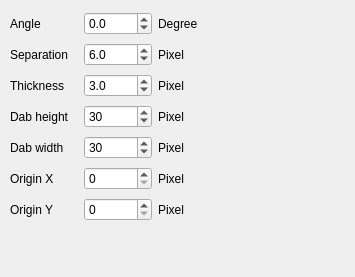
<?xml version="1.0" encoding="UTF-8"?>
<ui version="4.0">
 <class>NewHatchingOptions</class>
 <widget class="QWidget" name="NewHatchingOptions">
  <property name="geometry">
   <rect>
    <x>0</x>
    <y>0</y>
    <width>355</width>
    <height>277</height>
   </rect>
  </property>
  <property name="windowTitle">
   <string>Form</string>
  </property>
  <widget class="QWidget" name="gridLayoutWidget">
   <property name="geometry">
    <rect>
     <x>10</x>
     <y>10</y>
     <width>216</width>
     <height>215</height>
    </rect>
   </property>
   <layout class="QGridLayout" name="gridLayout">
    <item row="3" column="1">
     <widget class="QSpinBox" name="w_h">
      <property name="maximum">
       <number>100</number>
      </property>
      <property name="value">
       <number>30</number>
      </property>
     </widget>
    </item>
    <item row="0" column="1">
     <widget class="QDoubleSpinBox" name="w_angle">
      <property name="decimals">
       <number>1</number>
      </property>
      <property name="minimum">
       <double>-90.000000000000000</double>
      </property>
      <property name="maximum">
       <double>90.000000000000000</double>
      </property>
      <property name="value">
       <double>0.000000000000000</double>
      </property>
     </widget>
    </item>
    <item row="4" column="1">
     <widget class="QSpinBox" name="w_w">
      <property name="maximum">
       <number>100</number>
      </property>
      <property name="value">
       <number>30</number>
      </property>
     </widget>
    </item>
    <item row="5" column="1">
     <widget class="QSpinBox" name="w_x">
      <property name="maximum">
       <number>1000</number>
      </property>
     </widget>
    </item>
    <item row="6" column="1">
     <widget class="QSpinBox" name="w_y">
      <property name="maximum">
       <number>1000</number>
      </property>
     </widget>
    </item>
    <item row="0" column="0">
     <widget class="QLabel" name="label">
      <property name="text">
       <string>Angle</string>
      </property>
     </widget>
    </item>
    <item row="3" column="0">
     <widget class="QLabel" name="label_2">
      <property name="text">
       <string>Dab height</string>
      </property>
     </widget>
    </item>
    <item row="4" column="0">
     <widget class="QLabel" name="label_3">
      <property name="text">
       <string>Dab width</string>
      </property>
     </widget>
    </item>
    <item row="5" column="0">
     <widget class="QLabel" name="label_4">
      <property name="text">
       <string>Origin X</string>
      </property>
     </widget>
    </item>
    <item row="6" column="0">
     <widget class="QLabel" name="label_5">
      <property name="text">
       <string>Origin Y</string>
      </property>
     </widget>
    </item>
    <item row="1" column="1">
     <widget class="QDoubleSpinBox" name="w_s">
      <property name="decimals">
       <number>1</number>
      </property>
      <property name="maximum">
       <double>20.000000000000000</double>
      </property>
      <property name="value">
       <double>6.000000000000000</double>
      </property>
     </widget>
    </item>
    <item row="2" column="1">
     <widget class="QDoubleSpinBox" name="w_thickness">
      <property name="decimals">
       <number>1</number>
      </property>
      <property name="maximum">
       <double>20.000000000000000</double>
      </property>
      <property name="value">
       <double>3.000000000000000</double>
      </property>
     </widget>
    </item>
    <item row="1" column="0">
     <widget class="QLabel" name="label_6">
      <property name="text">
       <string>Separation</string>
      </property>
     </widget>
    </item>
    <item row="2" column="0">
     <widget class="QLabel" name="label_7">
      <property name="text">
       <string>Thickness</string>
      </property>
     </widget>
    </item>
    <item row="0" column="2">
     <widget class="QLabel" name="label_8">
      <property name="text">
       <string>Degree</string>
      </property>
     </widget>
    </item>
    <item row="1" column="2">
     <widget class="QLabel" name="label_9">
      <property name="text">
       <string>Pixel</string>
      </property>
     </widget>
    </item>
    <item row="2" column="2">
     <widget class="QLabel" name="label_10">
      <property name="text">
       <string>Pixel</string>
      </property>
     </widget>
    </item>
    <item row="3" column="2">
     <widget class="QLabel" name="label_11">
      <property name="text">
       <string>Pixel</string>
      </property>
     </widget>
    </item>
    <item row="4" column="2">
     <widget class="QLabel" name="label_12">
      <property name="text">
       <string>Pixel</string>
      </property>
     </widget>
    </item>
    <item row="5" column="2">
     <widget class="QLabel" name="label_13">
      <property name="text">
       <string>Pixel</string>
      </property>
     </widget>
    </item>
    <item row="6" column="2">
     <widget class="QLabel" name="label_14">
      <property name="text">
       <string>Pixel</string>
      </property>
     </widget>
    </item>
   </layout>
  </widget>
 </widget>
 <resources/>
 <connections/>
</ui>
